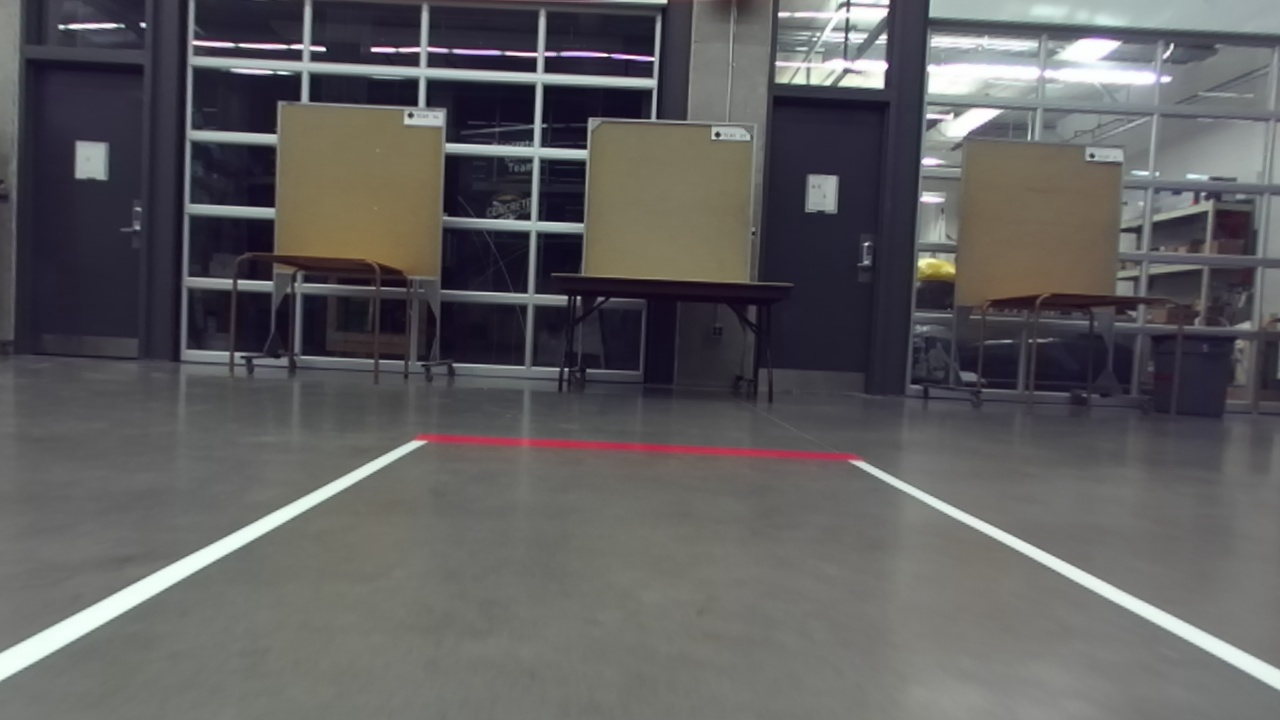
#> input picture rr_computer_vision/images/endline1.jpg, 1280 x 720 px, found by its file name; its folder holds 4 pictures in this run
$ python cascade_eval.py
#> lines starting #> are read from the running program, lines starting #| are printed output that depends on the picture
import numpy as np
import cv2
from timeit import default_timer as timer
import os

# File used to inspect Haar cascade output on images and look at average evaluation time

images_dir = 'C:/Users/ethie/OneDrive - University of Waterloo/Documents/UWRobotics/StreetImageDataset/synthetic_data/haar_training_data/positives/images'
classifier = cv2.CascadeClassifier('C:/Users/ethie/OneDrive - University of Waterloo/Documents/UWRobotics/classifier_v2/cascade_stage13.xml')

total_time = 0
count = 0
# Loop through all images in the directory
for f in os.listdir(images_dir):
    # Load in image and convert to grayscale
    img = cv2.imread(os.path.join(images_dir, f))
#> img is the input picture: shape (720, 1280, 3); mean B, G, R 94.5, 93.3, 94.7
    gray = cv2.cvtColor(img, cv2.COLOR_BGR2GRAY)
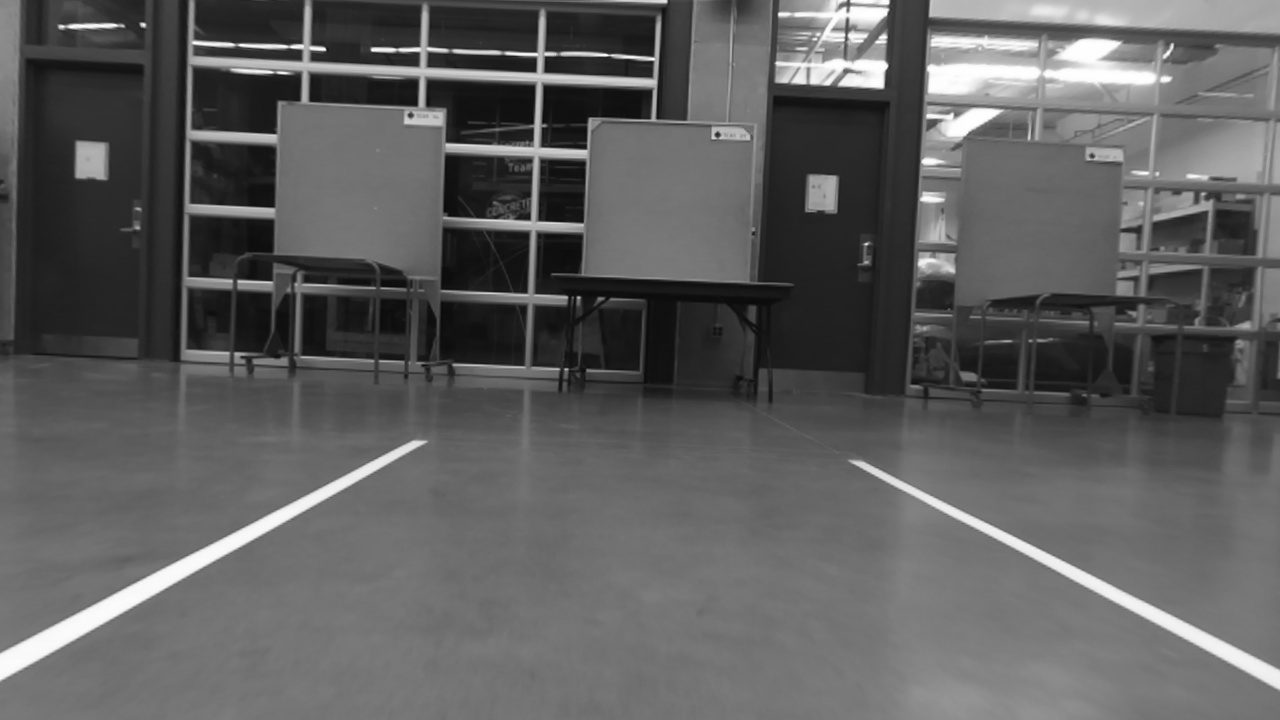
#> gray: shape (720, 1280); min 5, max 255, mean 93.9

    # Time how long it takes to evaluate image
    start = timer()
    signs = classifier.detectMultiScale(gray, 1.2, 2)
#> signs = ()
    end = timer()

    total_time += end - start
    count += 1

    print(count)
    print(end - start)

    for (x,y,w,h) in signs:
        # Overlay bounding boxes over image for visualization
        img = cv2.rectangle(img,(x,y),(x+w,y+h),(255,0,0),2)
        roi_gray = gray[y:y+h, x:x+w]
        roi_color = img[y:y+h, x:x+w]
#> this loop made 0 passes
#> pass 2 of the loop `for f in os.listdir(images_dir):`:
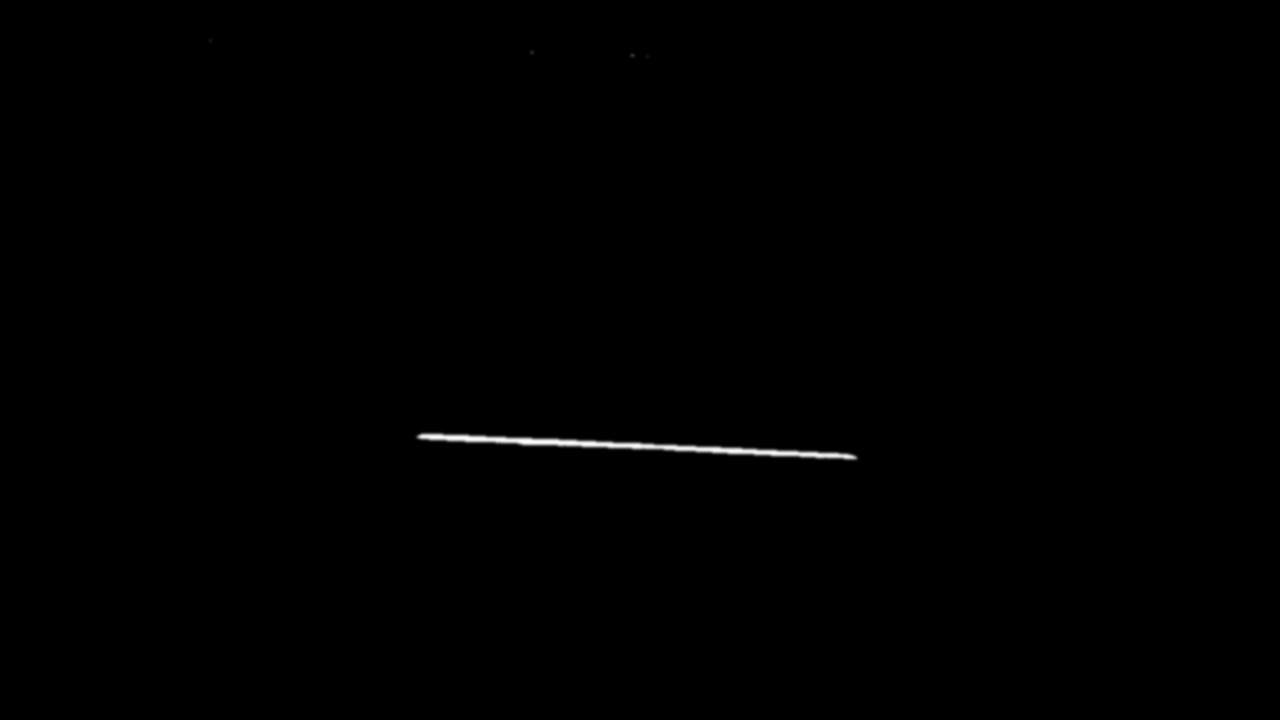
#> input picture rr_computer_vision/images/endline1_thres.jpg, 1280 x 720 px, found by its file name
#> img is the input picture: shape (720, 1280, 3); min 0, max 255, mean 0.7
#> signs = [[575, 430, 27, 27], [505, 423, 36, 36], [435, 418, 40, 40], [416, 416, 41, 41], [698, 428, 41, 41]]
#> the loop `for (x,y,w,h) in signs:` made 5 passes
#> pass 1, `roi_color = img[y:y+h, x:x+w]`:
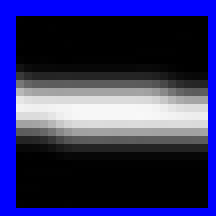
#> roi_color: shape (27, 27, 3) (shown 8 times larger); mean B, G, R 100.6, 47.1, 47.1
#> after the loop `for (x,y,w,h) in signs:`:
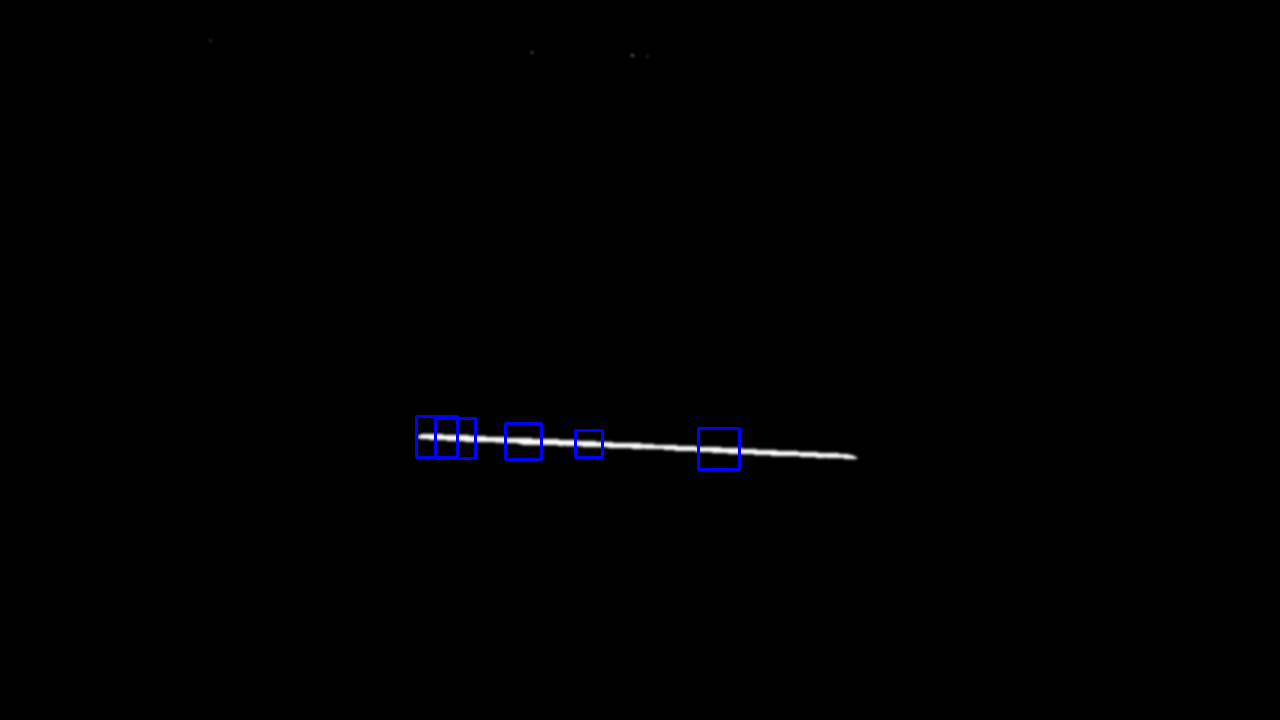
#> img: shape (720, 1280, 3); mean B, G, R 1.2, 0.6, 0.6
#> pass 3 of the loop `for f in os.listdir(images_dir):`:
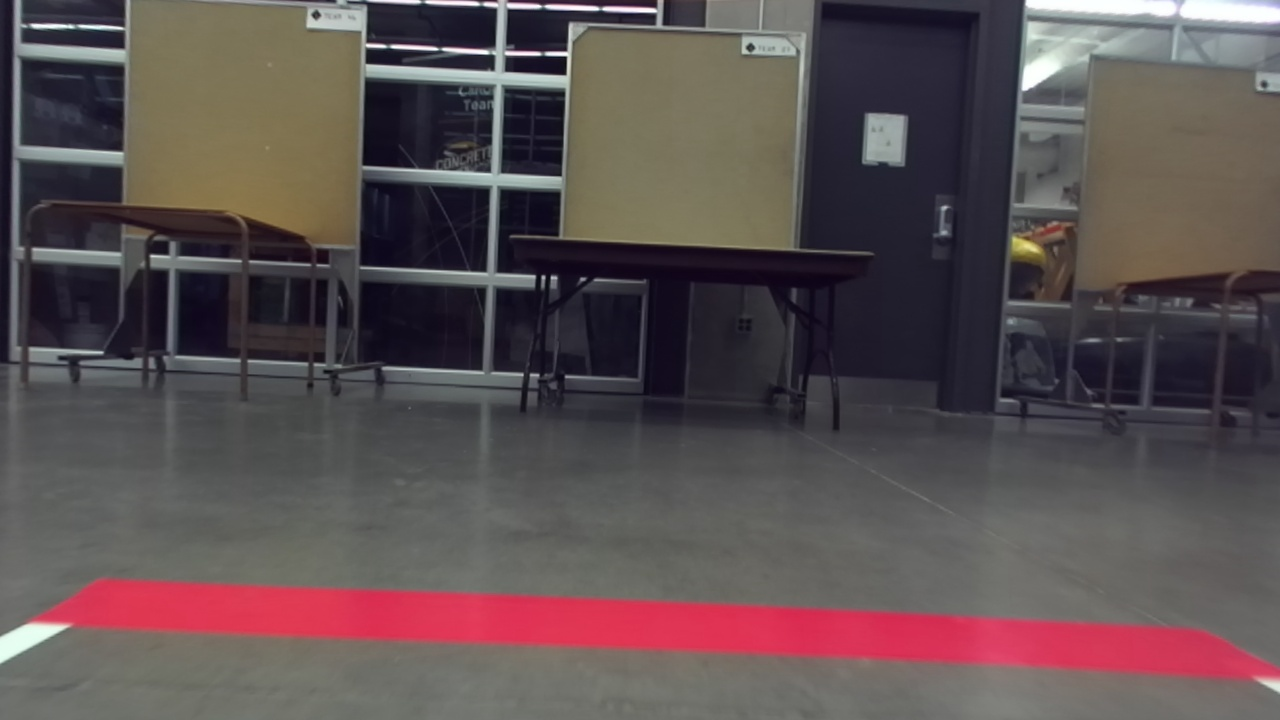
#> input picture rr_computer_vision/images/endline2.jpg, 1280 x 720 px, found by its file name
#> img is the input picture: shape (720, 1280, 3); mean B, G, R 81.2, 79.7, 92.1
#> `gray = cv2.cvtColor(img, cv2.COLOR_BGR2GRAY)`:
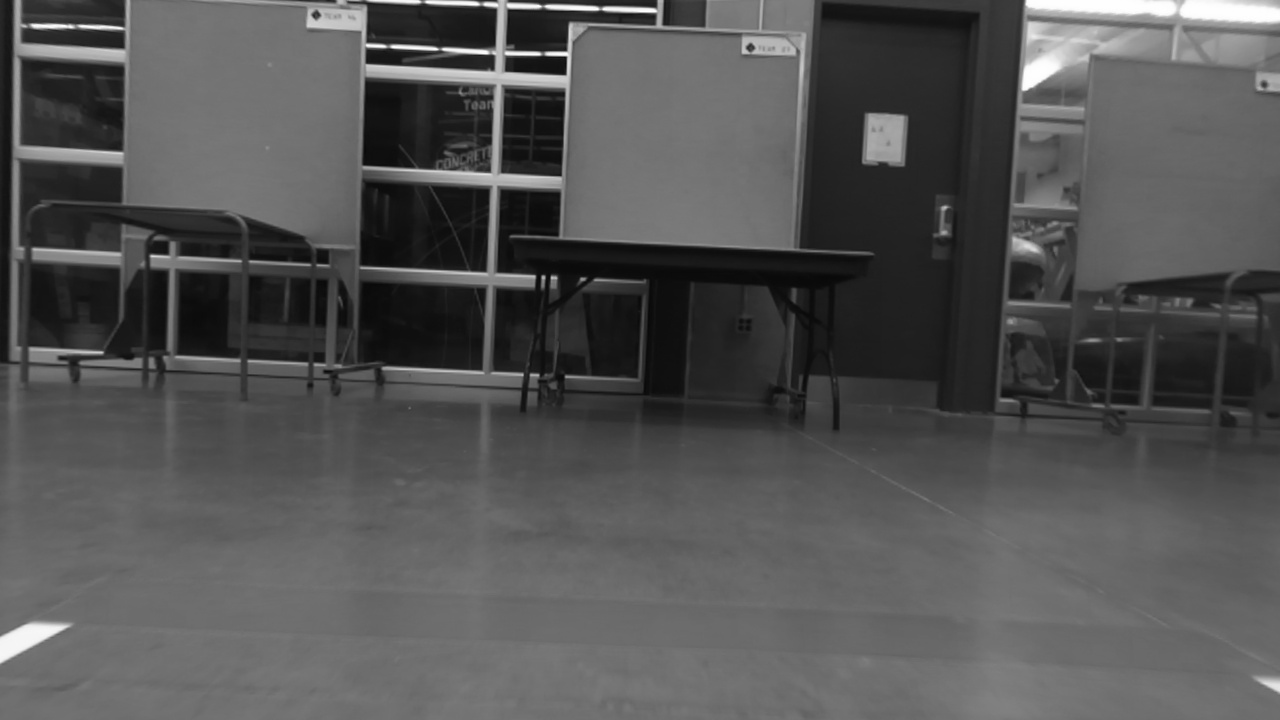
#> gray: shape (720, 1280); min 7, max 255, mean 83.6
#> signs = ()
#> the loop made 4 passes; the first 3 are shown

    # cv2.imshow('image',img)
    # cv2.waitKey(0)
    # cv2.destroyAllWindows()

# Get average evaluation time
print(total_time/count)
